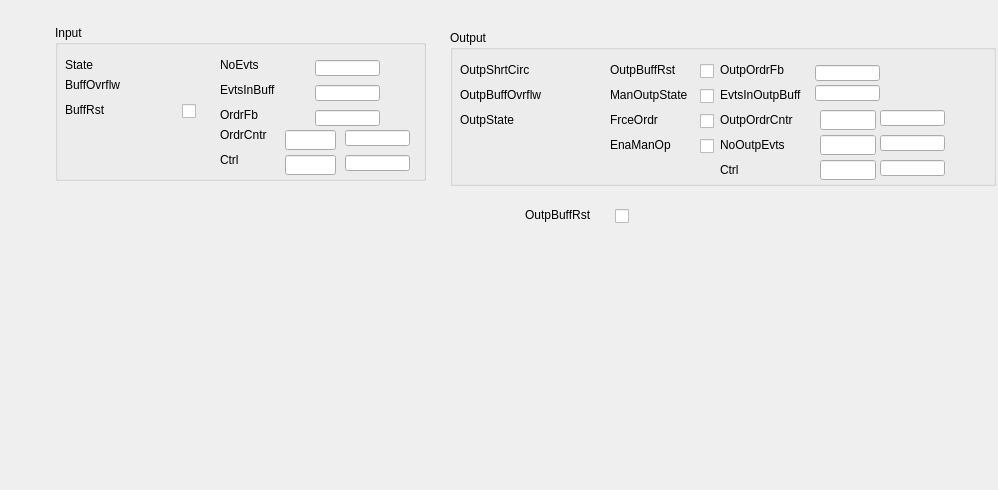
<?xml version="1.0" encoding="UTF-8"?>
<ui version="4.0">
 <class>Form</class>
 <widget class="QWidget" name="Form">
  <property name="geometry">
   <rect>
    <x>0</x>
    <y>0</y>
    <width>998</width>
    <height>490</height>
   </rect>
  </property>
  <property name="windowTitle">
   <string>Form</string>
  </property>
  <widget class="QGroupBox" name="groupBox">
   <property name="geometry">
    <rect>
     <x>55</x>
     <y>25</y>
     <width>371</width>
     <height>156</height>
    </rect>
   </property>
   <property name="title">
    <string>Input</string>
   </property>
   <widget class="caLed" name="caled_4">
    <property name="geometry">
     <rect>
      <x>120</x>
      <y>30</y>
      <width>30</width>
      <height>30</height>
     </rect>
    </property>
    <property name="channel" stdset="0">
     <string notr="true">$(IOC):m$(MasterID)s$(SlaveID)-BI$(CH_ID)-Stat-State</string>
    </property>
   </widget>
   <widget class="caLabel" name="calabel_4">
    <property name="geometry">
     <rect>
      <x>10</x>
      <y>30</y>
      <width>90</width>
      <height>20</height>
     </rect>
    </property>
    <property name="text">
     <string>State</string>
    </property>
    <property name="alignment">
     <set>Qt::AlignLeading|Qt::AlignLeft|Qt::AlignVCenter</set>
    </property>
   </widget>
   <widget class="caLed" name="caled_5">
    <property name="geometry">
     <rect>
      <x>120</x>
      <y>50</y>
      <width>30</width>
      <height>30</height>
     </rect>
    </property>
    <property name="channel" stdset="0">
     <string notr="true">$(IOC):m$(MasterID)s$(SlaveID)-BI$(CH_ID)-Stat-BuffOvrflw</string>
    </property>
   </widget>
   <widget class="caLabel" name="calabel_5">
    <property name="geometry">
     <rect>
      <x>10</x>
      <y>50</y>
      <width>90</width>
      <height>20</height>
     </rect>
    </property>
    <property name="text">
     <string>BuffOvrflw</string>
    </property>
    <property name="alignment">
     <set>Qt::AlignLeading|Qt::AlignLeft|Qt::AlignVCenter</set>
    </property>
   </widget>
   <widget class="caLineEdit" name="calineedit_3">
    <property name="geometry">
     <rect>
      <x>260</x>
      <y>35</y>
      <width>65</width>
      <height>16</height>
     </rect>
    </property>
    <property name="text">
     <string/>
    </property>
    <property name="channel" stdset="0">
     <string notr="true">$(IOC):m$(MasterID)s$(SlaveID)-BI$(CH_ID)-Stat-NoEvts</string>
    </property>
    <property name="background">
     <color alpha="0">
      <red>160</red>
      <green>160</green>
      <blue>164</blue>
     </color>
    </property>
    <property name="colorMode">
     <enum>caLineEdit::Static</enum>
    </property>
    <property name="precisionMode">
     <enum>caLineEdit::User</enum>
    </property>
   </widget>
   <widget class="caLabel" name="calabel_8">
    <property name="geometry">
     <rect>
      <x>165</x>
      <y>30</y>
      <width>90</width>
      <height>20</height>
     </rect>
    </property>
    <property name="text">
     <string>NoEvts</string>
    </property>
    <property name="alignment">
     <set>Qt::AlignLeading|Qt::AlignLeft|Qt::AlignVCenter</set>
    </property>
   </widget>
   <widget class="caLineEdit" name="calineedit_4">
    <property name="geometry">
     <rect>
      <x>260</x>
      <y>60</y>
      <width>65</width>
      <height>16</height>
     </rect>
    </property>
    <property name="text">
     <string/>
    </property>
    <property name="channel" stdset="0">
     <string notr="true">$(IOC):m$(MasterID)s$(SlaveID)-BI$(CH_ID)-Stat-EvtsInBuff</string>
    </property>
    <property name="background">
     <color alpha="0">
      <red>160</red>
      <green>160</green>
      <blue>164</blue>
     </color>
    </property>
    <property name="colorMode">
     <enum>caLineEdit::Static</enum>
    </property>
    <property name="precisionMode">
     <enum>caLineEdit::User</enum>
    </property>
   </widget>
   <widget class="caLabel" name="calabel_9">
    <property name="geometry">
     <rect>
      <x>165</x>
      <y>55</y>
      <width>90</width>
      <height>20</height>
     </rect>
    </property>
    <property name="text">
     <string>EvtsInBuff</string>
    </property>
    <property name="alignment">
     <set>Qt::AlignLeading|Qt::AlignLeft|Qt::AlignVCenter</set>
    </property>
   </widget>
   <widget class="caLineEdit" name="calineedit_5">
    <property name="geometry">
     <rect>
      <x>260</x>
      <y>85</y>
      <width>65</width>
      <height>16</height>
     </rect>
    </property>
    <property name="text">
     <string/>
    </property>
    <property name="channel" stdset="0">
     <string notr="true">$(IOC):m$(MasterID)s$(SlaveID)-BI$(CH_ID)-Stat-OrdrFb</string>
    </property>
    <property name="background">
     <color alpha="0">
      <red>160</red>
      <green>160</green>
      <blue>164</blue>
     </color>
    </property>
    <property name="colorMode">
     <enum>caLineEdit::Static</enum>
    </property>
    <property name="precisionMode">
     <enum>caLineEdit::User</enum>
    </property>
   </widget>
   <widget class="caLabel" name="calabel_10">
    <property name="geometry">
     <rect>
      <x>165</x>
      <y>80</y>
      <width>90</width>
      <height>20</height>
     </rect>
    </property>
    <property name="text">
     <string>OrdrFb</string>
    </property>
    <property name="alignment">
     <set>Qt::AlignLeading|Qt::AlignLeft|Qt::AlignVCenter</set>
    </property>
   </widget>
   <widget class="caToggleButton" name="catogglebutton_5">
    <property name="geometry">
     <rect>
      <x>127</x>
      <y>75</y>
      <width>16</width>
      <height>22</height>
     </rect>
    </property>
    <property name="channel" stdset="0">
     <string notr="true">$(IOC):m$(MasterID)s$(SlaveID)-BI$(CH_ID)-Ctrl-BuffRst</string>
    </property>
   </widget>
   <widget class="caLabel" name="calabel_15">
    <property name="geometry">
     <rect>
      <x>10</x>
      <y>75</y>
      <width>90</width>
      <height>20</height>
     </rect>
    </property>
    <property name="text">
     <string>BuffRst</string>
    </property>
    <property name="alignment">
     <set>Qt::AlignLeading|Qt::AlignLeft|Qt::AlignVCenter</set>
    </property>
   </widget>
   <widget class="caLabel" name="calabel_19">
    <property name="geometry">
     <rect>
      <x>165</x>
      <y>100</y>
      <width>90</width>
      <height>20</height>
     </rect>
    </property>
    <property name="text">
     <string>OrdrCntr</string>
    </property>
    <property name="alignment">
     <set>Qt::AlignLeading|Qt::AlignLeft|Qt::AlignVCenter</set>
    </property>
   </widget>
   <widget class="caTextEntry" name="catextentry_19">
    <property name="geometry">
     <rect>
      <x>230</x>
      <y>105</y>
      <width>51</width>
      <height>20</height>
     </rect>
    </property>
    <property name="minimumSize">
     <size>
      <width>0</width>
      <height>20</height>
     </size>
    </property>
    <property name="maximumSize">
     <size>
      <width>16777215</width>
      <height>20</height>
     </size>
    </property>
    <property name="readOnly">
     <bool>false</bool>
    </property>
    <property name="channel" stdset="0">
     <string notr="true">$(IOC):m$(MasterID)s$(SlaveID)-BI$(CH_ID)-Ctrl-OrdrCntr</string>
    </property>
    <property name="precisionMode">
     <enum>caLineEdit::User</enum>
    </property>
    <property name="keepFocus">
     <bool>true</bool>
    </property>
   </widget>
   <widget class="caLineEdit" name="calineedit_9">
    <property name="geometry">
     <rect>
      <x>290</x>
      <y>105</y>
      <width>65</width>
      <height>16</height>
     </rect>
    </property>
    <property name="channel" stdset="0">
     <string notr="true">$(IOC):m$(MasterID)s$(SlaveID)-BI$(CH_ID)-Ctrl-OrdrCntr-RB</string>
    </property>
    <property name="background">
     <color alpha="0">
      <red>160</red>
      <green>160</green>
      <blue>164</blue>
     </color>
    </property>
    <property name="colorMode">
     <enum>caLineEdit::Static</enum>
    </property>
    <property name="precisionMode">
     <enum>caLineEdit::User</enum>
    </property>
   </widget>
   <widget class="caLineEdit" name="calineedit_10">
    <property name="geometry">
     <rect>
      <x>290</x>
      <y>130</y>
      <width>65</width>
      <height>16</height>
     </rect>
    </property>
    <property name="channel" stdset="0">
     <string notr="true">$(IOC):m$(MasterID)s$(SlaveID)-BI$(CH_ID)-Ctrl</string>
    </property>
    <property name="background">
     <color alpha="0">
      <red>160</red>
      <green>160</green>
      <blue>164</blue>
     </color>
    </property>
    <property name="colorMode">
     <enum>caLineEdit::Static</enum>
    </property>
    <property name="precisionMode">
     <enum>caLineEdit::User</enum>
    </property>
   </widget>
   <widget class="caTextEntry" name="catextentry_20">
    <property name="geometry">
     <rect>
      <x>230</x>
      <y>130</y>
      <width>51</width>
      <height>20</height>
     </rect>
    </property>
    <property name="minimumSize">
     <size>
      <width>0</width>
      <height>20</height>
     </size>
    </property>
    <property name="maximumSize">
     <size>
      <width>16777215</width>
      <height>20</height>
     </size>
    </property>
    <property name="readOnly">
     <bool>false</bool>
    </property>
    <property name="channel" stdset="0">
     <string notr="true">$(IOC):m$(MasterID)s$(SlaveID)-BI$(CH_ID)-Ctrl</string>
    </property>
    <property name="precisionMode">
     <enum>caLineEdit::User</enum>
    </property>
    <property name="keepFocus">
     <bool>true</bool>
    </property>
   </widget>
   <widget class="caLabel" name="calabel_20">
    <property name="geometry">
     <rect>
      <x>165</x>
      <y>125</y>
      <width>90</width>
      <height>20</height>
     </rect>
    </property>
    <property name="text">
     <string>Ctrl</string>
    </property>
    <property name="alignment">
     <set>Qt::AlignLeading|Qt::AlignLeft|Qt::AlignVCenter</set>
    </property>
   </widget>
  </widget>
  <widget class="QGroupBox" name="groupBox_2">
   <property name="geometry">
    <rect>
     <x>450</x>
     <y>30</y>
     <width>546</width>
     <height>156</height>
    </rect>
   </property>
   <property name="title">
    <string>Output</string>
   </property>
   <widget class="caLed" name="caled">
    <property name="geometry">
     <rect>
      <x>115</x>
      <y>25</y>
      <width>30</width>
      <height>30</height>
     </rect>
    </property>
    <property name="channel" stdset="0">
     <string notr="true">$(IOC):m$(MasterID)s$(SlaveID)-BO$(CH_ID)-Stat-OutpShrtCirc</string>
    </property>
   </widget>
   <widget class="caLabel" name="calabel">
    <property name="geometry">
     <rect>
      <x>10</x>
      <y>30</y>
      <width>90</width>
      <height>20</height>
     </rect>
    </property>
    <property name="text">
     <string>OutpShrtCirc</string>
    </property>
    <property name="alignment">
     <set>Qt::AlignLeading|Qt::AlignLeft|Qt::AlignVCenter</set>
    </property>
   </widget>
   <widget class="caLed" name="caled_2">
    <property name="geometry">
     <rect>
      <x>115</x>
      <y>50</y>
      <width>30</width>
      <height>30</height>
     </rect>
    </property>
    <property name="channel" stdset="0">
     <string notr="true">$(IOC):m$(MasterID)s$(SlaveID)-BO$(CH_ID)-Stat-OutpBuffOvrflw</string>
    </property>
   </widget>
   <widget class="caLabel" name="calabel_2">
    <property name="geometry">
     <rect>
      <x>10</x>
      <y>55</y>
      <width>90</width>
      <height>20</height>
     </rect>
    </property>
    <property name="text">
     <string>OutpBuffOvrflw</string>
    </property>
    <property name="alignment">
     <set>Qt::AlignLeading|Qt::AlignLeft|Qt::AlignVCenter</set>
    </property>
   </widget>
   <widget class="caLed" name="caled_3">
    <property name="geometry">
     <rect>
      <x>115</x>
      <y>75</y>
      <width>30</width>
      <height>30</height>
     </rect>
    </property>
    <property name="channel" stdset="0">
     <string notr="true">$(IOC):m$(MasterID)s$(SlaveID)-BO$(CH_ID)-Stat-OutpState</string>
    </property>
   </widget>
   <widget class="caLabel" name="calabel_3">
    <property name="geometry">
     <rect>
      <x>10</x>
      <y>80</y>
      <width>90</width>
      <height>20</height>
     </rect>
    </property>
    <property name="text">
     <string>OutpState</string>
    </property>
    <property name="alignment">
     <set>Qt::AlignLeading|Qt::AlignLeft|Qt::AlignVCenter</set>
    </property>
   </widget>
   <widget class="caLineEdit" name="calineedit_2">
    <property name="geometry">
     <rect>
      <x>365</x>
      <y>55</y>
      <width>65</width>
      <height>16</height>
     </rect>
    </property>
    <property name="channel" stdset="0">
     <string notr="true">$(IOC):m$(MasterID)s$(SlaveID)-BO$(CH_ID)-Stat-EvtsInOutpBuff</string>
    </property>
    <property name="background">
     <color alpha="0">
      <red>160</red>
      <green>160</green>
      <blue>164</blue>
     </color>
    </property>
    <property name="colorMode">
     <enum>caLineEdit::Static</enum>
    </property>
    <property name="precisionMode">
     <enum>caLineEdit::User</enum>
    </property>
   </widget>
   <widget class="caLabel" name="calabel_7">
    <property name="geometry">
     <rect>
      <x>270</x>
      <y>55</y>
      <width>90</width>
      <height>20</height>
     </rect>
    </property>
    <property name="text">
     <string>EvtsInOutpBuff</string>
    </property>
    <property name="alignment">
     <set>Qt::AlignLeading|Qt::AlignLeft|Qt::AlignVCenter</set>
    </property>
   </widget>
   <widget class="caLineEdit" name="calineedit">
    <property name="geometry">
     <rect>
      <x>365</x>
      <y>35</y>
      <width>65</width>
      <height>16</height>
     </rect>
    </property>
    <property name="channel" stdset="0">
     <string notr="true">$(IOC):m$(MasterID)s$(SlaveID)-BO$(CH_ID)-Stat-OutpOrdrFb</string>
    </property>
    <property name="background">
     <color alpha="0">
      <red>160</red>
      <green>160</green>
      <blue>164</blue>
     </color>
    </property>
    <property name="colorMode">
     <enum>caLineEdit::Static</enum>
    </property>
    <property name="precisionMode">
     <enum>caLineEdit::User</enum>
    </property>
   </widget>
   <widget class="caLabel" name="calabel_6">
    <property name="geometry">
     <rect>
      <x>270</x>
      <y>30</y>
      <width>90</width>
      <height>20</height>
     </rect>
    </property>
    <property name="text">
     <string>OutpOrdrFb</string>
    </property>
    <property name="alignment">
     <set>Qt::AlignLeading|Qt::AlignLeft|Qt::AlignVCenter</set>
    </property>
   </widget>
   <widget class="caToggleButton" name="catogglebutton_4">
    <property name="geometry">
     <rect>
      <x>250</x>
      <y>105</y>
      <width>16</width>
      <height>22</height>
     </rect>
    </property>
    <property name="channel" stdset="0">
     <string notr="true">$(IOC):m$(MasterID)s$(SlaveID)-BO$(CH_ID)-Ctrl-EnaManOp</string>
    </property>
   </widget>
   <widget class="caLabel" name="calabel_12">
    <property name="geometry">
     <rect>
      <x>160</x>
      <y>55</y>
      <width>90</width>
      <height>20</height>
     </rect>
    </property>
    <property name="text">
     <string>ManOutpState</string>
    </property>
    <property name="alignment">
     <set>Qt::AlignLeading|Qt::AlignLeft|Qt::AlignVCenter</set>
    </property>
   </widget>
   <widget class="caLabel" name="calabel_14">
    <property name="geometry">
     <rect>
      <x>160</x>
      <y>105</y>
      <width>90</width>
      <height>20</height>
     </rect>
    </property>
    <property name="text">
     <string>EnaManOp</string>
    </property>
    <property name="alignment">
     <set>Qt::AlignLeading|Qt::AlignLeft|Qt::AlignVCenter</set>
    </property>
   </widget>
   <widget class="caLabel" name="calabel_13">
    <property name="geometry">
     <rect>
      <x>160</x>
      <y>80</y>
      <width>90</width>
      <height>20</height>
     </rect>
    </property>
    <property name="text">
     <string>FrceOrdr</string>
    </property>
    <property name="alignment">
     <set>Qt::AlignLeading|Qt::AlignLeft|Qt::AlignVCenter</set>
    </property>
   </widget>
   <widget class="caToggleButton" name="catogglebutton">
    <property name="geometry">
     <rect>
      <x>250</x>
      <y>30</y>
      <width>16</width>
      <height>22</height>
     </rect>
    </property>
    <property name="channel" stdset="0">
     <string notr="true">$(IOC):m$(MasterID)s$(SlaveID)-BO$(CH_ID)-Ctrl-OutpBuffRst</string>
    </property>
   </widget>
   <widget class="caToggleButton" name="catogglebutton_2">
    <property name="geometry">
     <rect>
      <x>250</x>
      <y>55</y>
      <width>16</width>
      <height>22</height>
     </rect>
    </property>
    <property name="channel" stdset="0">
     <string notr="true">$(IOC):m$(MasterID)s$(SlaveID)-BO$(CH_ID)-Ctrl-ManOutpState</string>
    </property>
   </widget>
   <widget class="caToggleButton" name="catogglebutton_3">
    <property name="geometry">
     <rect>
      <x>250</x>
      <y>80</y>
      <width>16</width>
      <height>22</height>
     </rect>
    </property>
    <property name="channel" stdset="0">
     <string notr="true">$(IOC):m$(MasterID)s$(SlaveID)-BO$(CH_ID)-Ctrl-FrceOrdr</string>
    </property>
   </widget>
   <widget class="caLabel" name="calabel_11">
    <property name="geometry">
     <rect>
      <x>160</x>
      <y>30</y>
      <width>90</width>
      <height>20</height>
     </rect>
    </property>
    <property name="text">
     <string>OutpBuffRst</string>
    </property>
    <property name="alignment">
     <set>Qt::AlignLeading|Qt::AlignLeft|Qt::AlignVCenter</set>
    </property>
   </widget>
   <widget class="caTextEntry" name="catextentry_16">
    <property name="geometry">
     <rect>
      <x>370</x>
      <y>80</y>
      <width>56</width>
      <height>20</height>
     </rect>
    </property>
    <property name="minimumSize">
     <size>
      <width>0</width>
      <height>20</height>
     </size>
    </property>
    <property name="maximumSize">
     <size>
      <width>16777215</width>
      <height>20</height>
     </size>
    </property>
    <property name="readOnly">
     <bool>false</bool>
    </property>
    <property name="channel" stdset="0">
     <string notr="true">$(IOC):m$(MasterID)s$(SlaveID)-BO$(CH_ID)-Ctrl-OutpOrdrCntr</string>
    </property>
    <property name="precisionMode">
     <enum>caLineEdit::User</enum>
    </property>
    <property name="keepFocus">
     <bool>true</bool>
    </property>
   </widget>
   <widget class="caLabel" name="calabel_16">
    <property name="geometry">
     <rect>
      <x>270</x>
      <y>80</y>
      <width>90</width>
      <height>20</height>
     </rect>
    </property>
    <property name="text">
     <string>OutpOrdrCntr</string>
    </property>
    <property name="alignment">
     <set>Qt::AlignLeading|Qt::AlignLeft|Qt::AlignVCenter</set>
    </property>
   </widget>
   <widget class="caLineEdit" name="calineedit_6">
    <property name="geometry">
     <rect>
      <x>430</x>
      <y>80</y>
      <width>65</width>
      <height>16</height>
     </rect>
    </property>
    <property name="channel" stdset="0">
     <string notr="true">$(IOC):m$(MasterID)s$(SlaveID)-BO$(CH_ID)-Ctrl-OutpOrdrCntr-RB</string>
    </property>
    <property name="background">
     <color alpha="0">
      <red>160</red>
      <green>160</green>
      <blue>164</blue>
     </color>
    </property>
    <property name="colorMode">
     <enum>caLineEdit::Static</enum>
    </property>
    <property name="precisionMode">
     <enum>caLineEdit::User</enum>
    </property>
    <property name="limitsMode">
     <enum>caLineEdit::User</enum>
    </property>
   </widget>
   <widget class="caLineEdit" name="calineedit_7">
    <property name="geometry">
     <rect>
      <x>430</x>
      <y>105</y>
      <width>65</width>
      <height>16</height>
     </rect>
    </property>
    <property name="channel" stdset="0">
     <string notr="true">$(IOC):m$(MasterID)s$(SlaveID)-BO$(CH_ID)-Ctrl-NoOutpEvts-RB</string>
    </property>
    <property name="background">
     <color alpha="0">
      <red>160</red>
      <green>160</green>
      <blue>164</blue>
     </color>
    </property>
    <property name="colorMode">
     <enum>caLineEdit::Static</enum>
    </property>
    <property name="precisionMode">
     <enum>caLineEdit::User</enum>
    </property>
    <property name="limitsMode">
     <enum>caLineEdit::User</enum>
    </property>
   </widget>
   <widget class="caTextEntry" name="catextentry_17">
    <property name="geometry">
     <rect>
      <x>370</x>
      <y>105</y>
      <width>56</width>
      <height>20</height>
     </rect>
    </property>
    <property name="minimumSize">
     <size>
      <width>0</width>
      <height>20</height>
     </size>
    </property>
    <property name="maximumSize">
     <size>
      <width>16777215</width>
      <height>20</height>
     </size>
    </property>
    <property name="readOnly">
     <bool>false</bool>
    </property>
    <property name="channel" stdset="0">
     <string notr="true">$(IOC):m$(MasterID)s$(SlaveID)-BO$(CH_ID)-Ctrl-NoOutpEvts</string>
    </property>
    <property name="precisionMode">
     <enum>caLineEdit::User</enum>
    </property>
    <property name="keepFocus">
     <bool>true</bool>
    </property>
   </widget>
   <widget class="caLabel" name="calabel_17">
    <property name="geometry">
     <rect>
      <x>270</x>
      <y>105</y>
      <width>90</width>
      <height>20</height>
     </rect>
    </property>
    <property name="text">
     <string>NoOutpEvts</string>
    </property>
    <property name="alignment">
     <set>Qt::AlignLeading|Qt::AlignLeft|Qt::AlignVCenter</set>
    </property>
   </widget>
   <widget class="caLabel" name="calabel_18">
    <property name="geometry">
     <rect>
      <x>270</x>
      <y>130</y>
      <width>90</width>
      <height>20</height>
     </rect>
    </property>
    <property name="text">
     <string>Ctrl</string>
    </property>
    <property name="alignment">
     <set>Qt::AlignLeading|Qt::AlignLeft|Qt::AlignVCenter</set>
    </property>
   </widget>
   <widget class="caTextEntry" name="catextentry_18">
    <property name="geometry">
     <rect>
      <x>370</x>
      <y>130</y>
      <width>56</width>
      <height>20</height>
     </rect>
    </property>
    <property name="minimumSize">
     <size>
      <width>0</width>
      <height>20</height>
     </size>
    </property>
    <property name="maximumSize">
     <size>
      <width>16777215</width>
      <height>20</height>
     </size>
    </property>
    <property name="readOnly">
     <bool>false</bool>
    </property>
    <property name="channel" stdset="0">
     <string notr="true">$(IOC):m$(MasterID)s$(SlaveID)-BO$(CH_ID)-Ctrl</string>
    </property>
    <property name="precisionMode">
     <enum>caLineEdit::User</enum>
    </property>
    <property name="keepFocus">
     <bool>true</bool>
    </property>
   </widget>
   <widget class="caLineEdit" name="calineedit_8">
    <property name="geometry">
     <rect>
      <x>430</x>
      <y>130</y>
      <width>65</width>
      <height>16</height>
     </rect>
    </property>
    <property name="channel" stdset="0">
     <string notr="true">$(IOC):m$(MasterID)s$(SlaveID)-BO$(CH_ID)-Ctrl</string>
    </property>
    <property name="background">
     <color alpha="0">
      <red>160</red>
      <green>160</green>
      <blue>164</blue>
     </color>
    </property>
    <property name="colorMode">
     <enum>caLineEdit::Static</enum>
    </property>
    <property name="precisionMode">
     <enum>caLineEdit::User</enum>
    </property>
    <property name="limitsMode">
     <enum>caLineEdit::User</enum>
    </property>
   </widget>
  </widget>
  <widget class="caLabel" name="calabel_21">
   <property name="geometry">
    <rect>
     <x>525</x>
     <y>205</y>
     <width>90</width>
     <height>20</height>
    </rect>
   </property>
   <property name="text">
    <string>OutpBuffRst</string>
   </property>
   <property name="alignment">
    <set>Qt::AlignLeading|Qt::AlignLeft|Qt::AlignVCenter</set>
   </property>
  </widget>
  <widget class="caToggleButton" name="catogglebutton_6">
   <property name="geometry">
    <rect>
     <x>615</x>
     <y>205</y>
     <width>16</width>
     <height>22</height>
    </rect>
   </property>
   <property name="channel" stdset="0">
    <string notr="true">$(IOC):m$(MasterID)s$(SlaveID)-BO$(CH_ID)-EvtState01</string>
   </property>
  </widget>
 </widget>
 <customwidgets>
  <customwidget>
   <class>caTextEntry</class>
   <extends>caLineEdit</extends>
   <header>caTextEntry</header>
  </customwidget>
  <customwidget>
   <class>caToggleButton</class>
   <extends>QCheckBox</extends>
   <header>caToggleButton</header>
  </customwidget>
  <customwidget>
   <class>caLabel</class>
   <extends>QLabel</extends>
   <header>caLabel</header>
  </customwidget>
  <customwidget>
   <class>caLed</class>
   <extends>QWidget</extends>
   <header>caLed</header>
  </customwidget>
  <customwidget>
   <class>caLineEdit</class>
   <extends>QLineEdit</extends>
   <header>caLineEdit</header>
  </customwidget>
 </customwidgets>
 <resources/>
 <connections/>
</ui>
